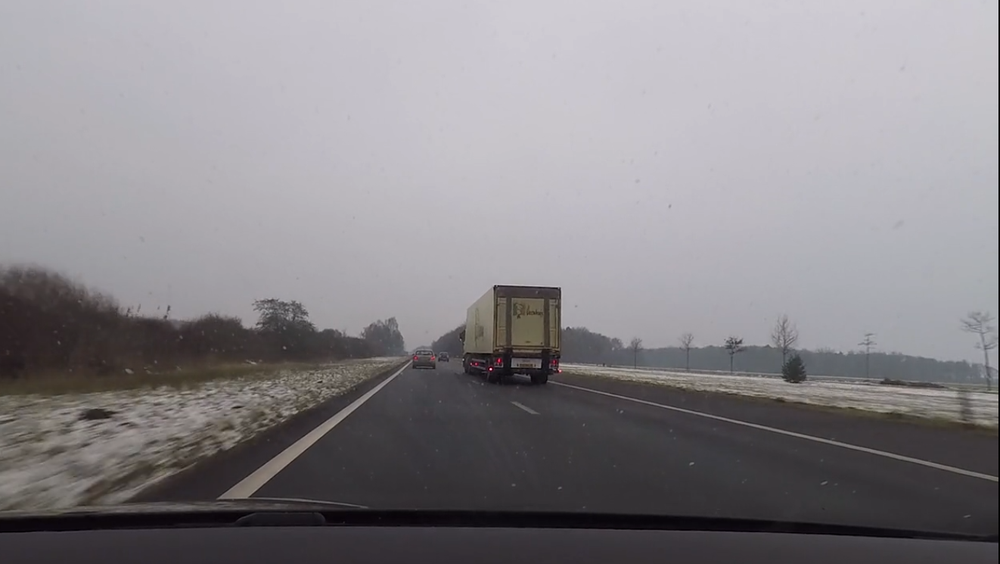
#> input picture image-1.png, 1000 x 564 px, shrunk from 1322 x 745 before the run
$ python -i preprocessing.py   (imports and definitions only)
#> lines starting #> are read from the running program, lines starting #| are printed output that depends on the picture
#> further down, picture is the input picture: shape (564, 1000, 3); mean B, G, R 137.1, 133.1, 136.2
"""
preprocessing.py

This module performs all image preprocessing before
lane detection.

Pipeline:
1. Convert to grayscale
2. Normalize brightness
3. Gaussian Blur
4. Canny Edge Detection
"""

import cv2
import numpy as np


# --------------------------------------------------
# Adjustable Parameters
# --------------------------------------------------

GAUSSIAN_KERNEL = (5, 5)

CANNY_LOW = 50
CANNY_HIGH = 150

CLAHE_CLIP_LIMIT = 2.0
CLAHE_GRID_SIZE = (8, 8)


# --------------------------------------------------
# Internal Functions
# --------------------------------------------------

def _to_grayscale(frame: np.ndarray) -> np.ndarray:
    """
    Convert BGR frame to grayscale.
    """
    return cv2.cvtColor(frame, cv2.COLOR_BGR2GRAY)


def _normalize_brightness(gray: np.ndarray) -> np.ndarray:
    """
    Improve contrast using CLAHE.

    Helps in:
    - Shadows
    - Evening roads
    - Slight overexposure
    """

    clahe = cv2.createCLAHE(
        clipLimit=CLAHE_CLIP_LIMIT,
        tileGridSize=CLAHE_GRID_SIZE,
    )

    return clahe.apply(gray)
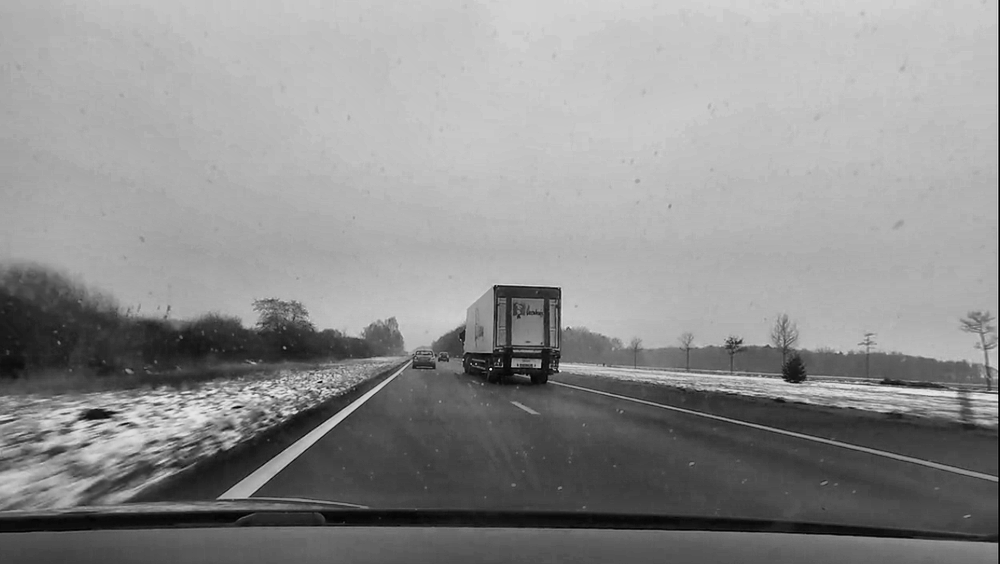
#> returned value: shape (564, 1000); min 1, max 245, mean 142.1


def _gaussian_blur(gray: np.ndarray) -> np.ndarray:
    """
    Remove high-frequency noise.
    """

    return cv2.GaussianBlur(
        gray,
        GAUSSIAN_KERNEL,
        0,
    )


def _detect_edges(image: np.ndarray) -> np.ndarray:
    """
    Detect lane edges using Canny.
    """

    return cv2.Canny(
        image,
        CANNY_LOW,
        CANNY_HIGH,
    )
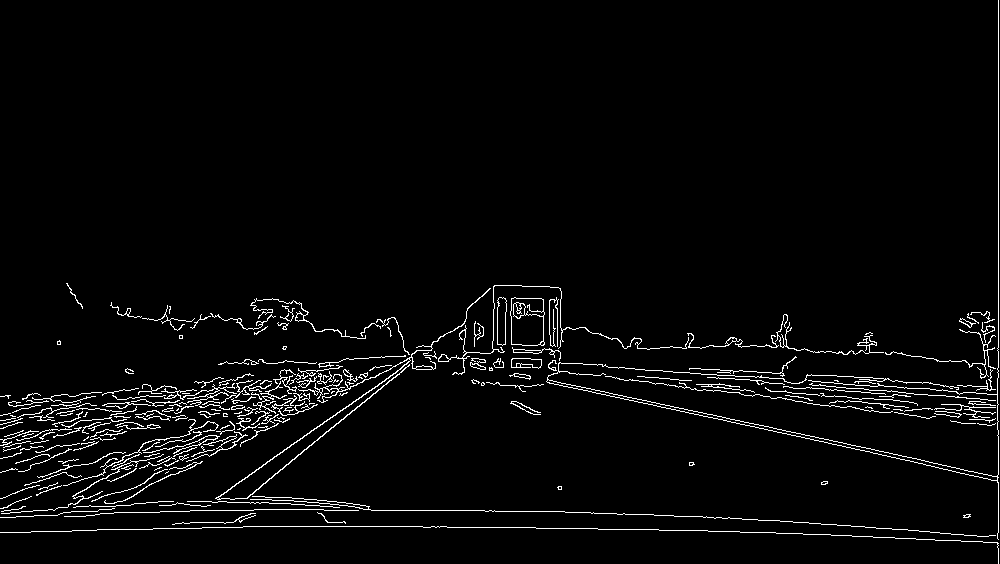
#> returned value: shape (564, 1000); 3.2% white in thin lines or dots


# --------------------------------------------------
# Public Pipeline
# --------------------------------------------------

def preprocess_frame(frame: np.ndarray) -> np.ndarray:
    """
    Complete preprocessing pipeline.

    Parameters
    ----------
    frame : np.ndarray
        Original BGR image.

    Returns
    -------
    np.ndarray
        Binary edge image.
    """

    gray = _to_grayscale(frame)

    normalized = _normalize_brightness(gray)

    blurred = _gaussian_blur(normalized)

    edges = _detect_edges(blurred)

    return edges

>>> import cv2
>>> picture = cv2.imread('../image-1.png')
>>> result = preprocess_frame(picture)

$ run again, on image.png
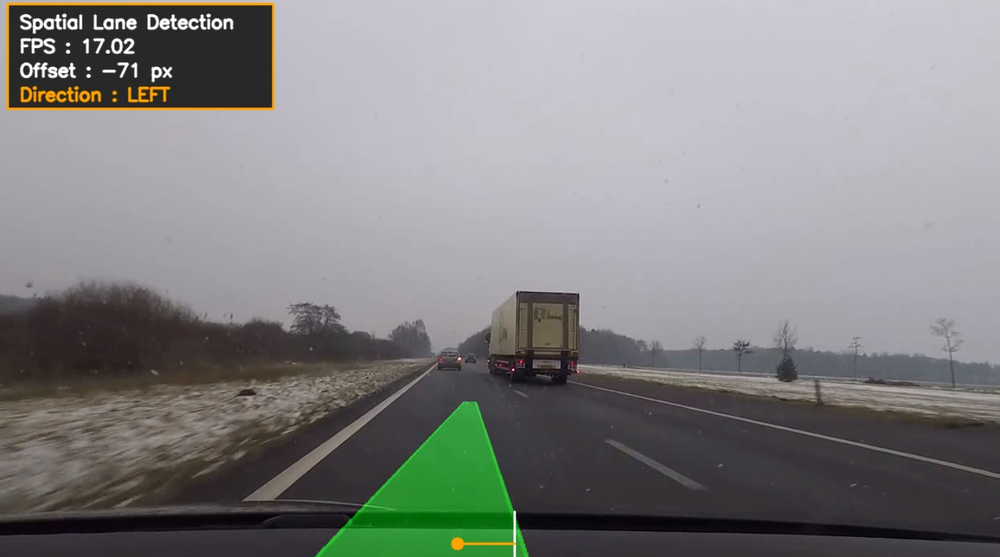
#> input picture image.png, 1000 x 557 px, shrunk from 1398 x 778 before the run
#> picture is the input picture: shape (557, 1000, 3); mean B, G, R 130.3, 130.3, 130.4
#> in _normalize_brightness, `return clahe.apply(gray)`:
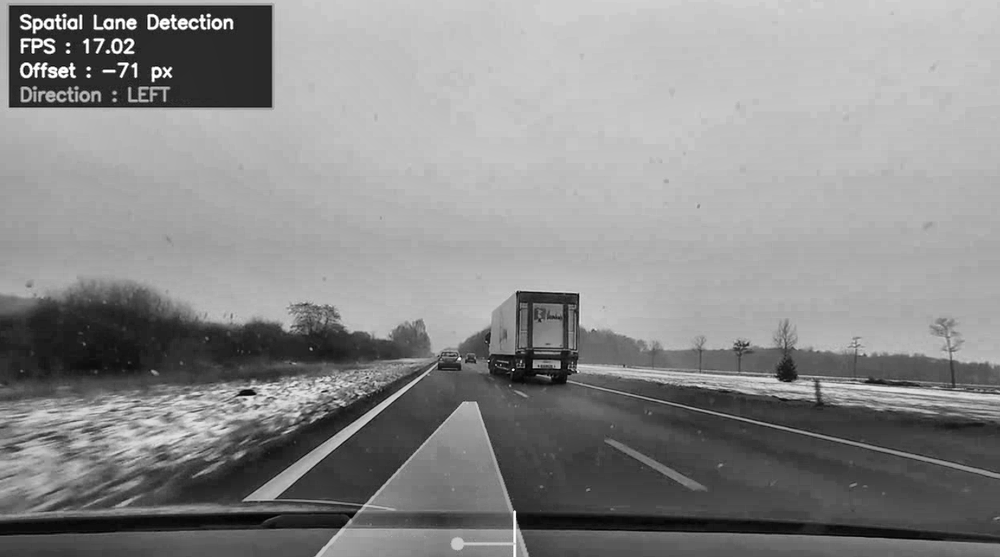
#> returned value: shape (557, 1000); min 1, max 255, mean 138
#> in _detect_edges, `return cv2.Canny( image, CANNY_LOW, CANNY_HIGH, )`:
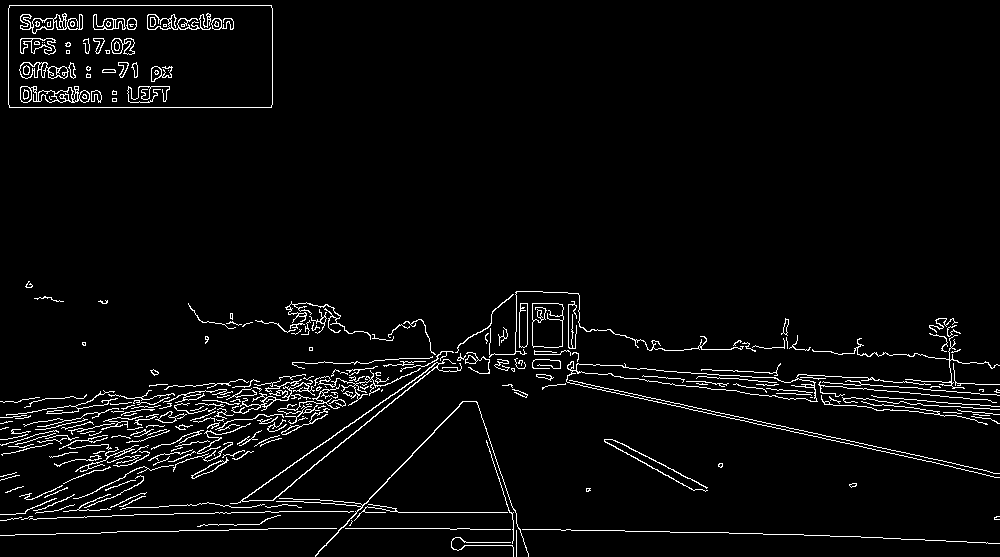
#> returned value: shape (557, 1000); 3.8% white in thin lines or dots
